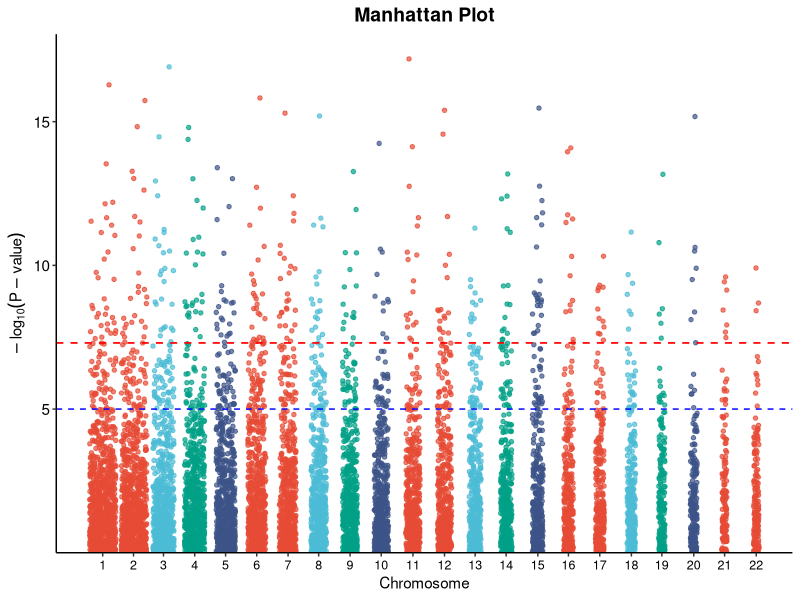
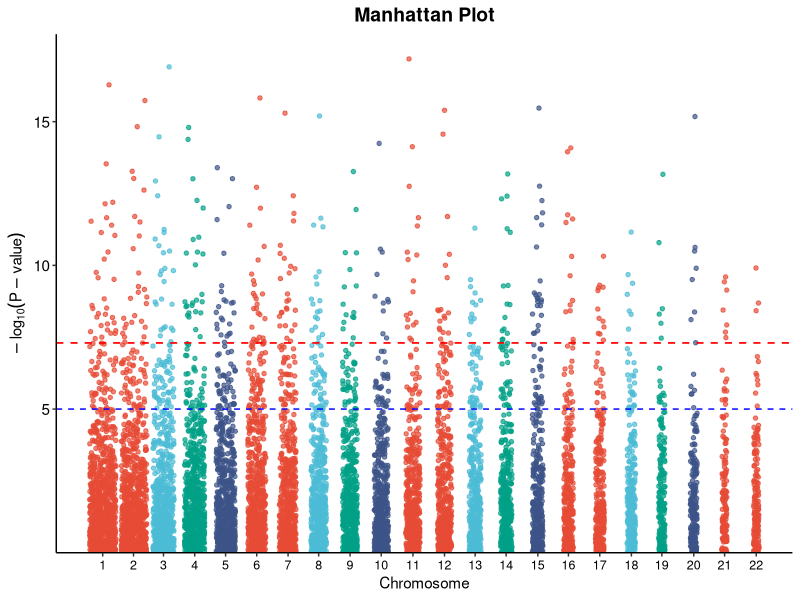
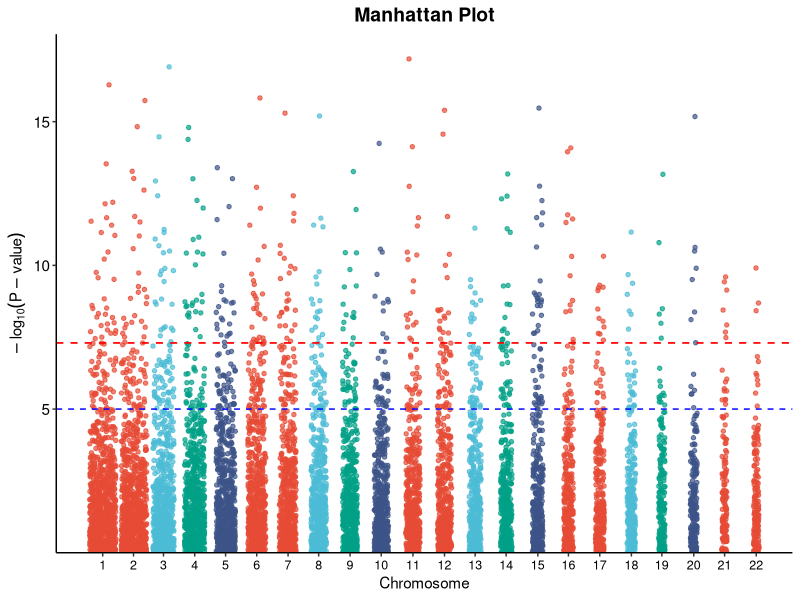
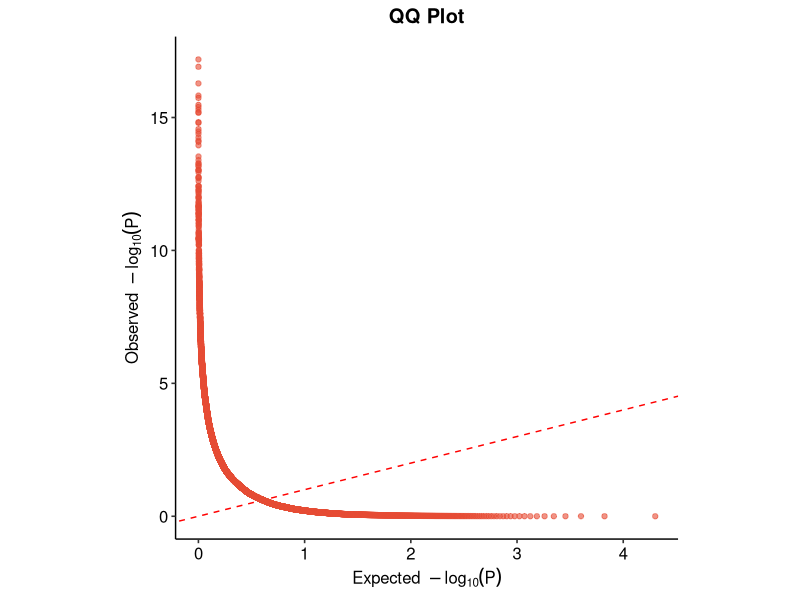
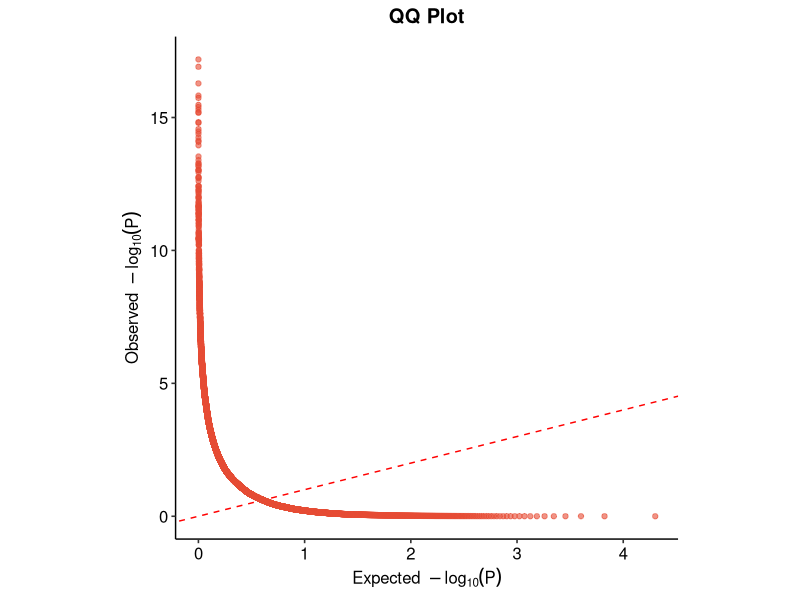
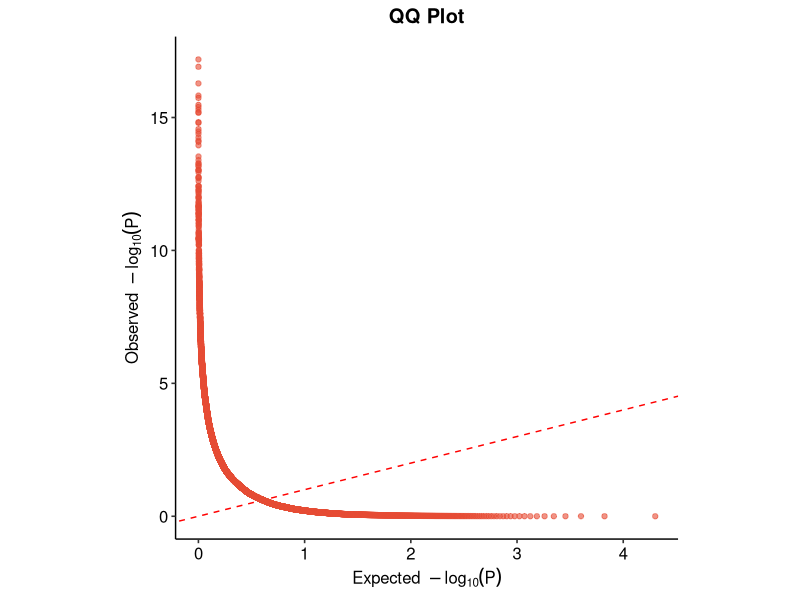

Write the R code that produced these figures, in order.
# ============================================================
# BioViz Pro - GWAS Manhattan 图模板
# 用途：展示全基因组关联分析结果
# ============================================================

library(ggplot2)
library(ggsci)
library(ggpubr)
library(svglite)
library(dplyr)

# 发表级保存函数
save_publication_figure <- function(plot_obj, filename, width = 12, height = 5, 
                                     dpi = 300, output_dir = "figures") {
  if (!dir.exists(output_dir)) dir.create(output_dir, recursive = TRUE)
  ggsave(file.path(output_dir, paste0(filename, ".svg")),
         plot_obj, width = width, height = height, device = svglite::svglite)
  ggsave(file.path(output_dir, paste0(filename, ".png")),
         plot_obj, width = width, height = height, dpi = dpi, bg = "white")
  ggsave(file.path(output_dir, paste0(filename, ".pdf")),
         plot_obj, width = width, height = height, device = cairo_pdf)
  message(paste0("✅ 图形已保存: ", output_dir, "/", filename))
}

# 模拟 GWAS 数据
set.seed(42)
n_snps <- 10000
chr_sizes <- c(250, 243, 200, 191, 182, 171, 159, 146, 140, 135,
               135, 134, 115, 107, 102, 90, 83, 80, 59, 64, 47, 51)

gwas_data <- data.frame(
  CHR = rep(1:22, times = round(n_snps * chr_sizes / sum(chr_sizes)))
)
gwas_data <- gwas_data[1:n_snps, , drop = FALSE]
gwas_data$BP <- unlist(lapply(1:22, function(chr) {
  n <- sum(gwas_data$CHR == chr)
  sort(sample(1:(chr_sizes[chr] * 1e6), n))
}))
gwas_data$P <- runif(n_snps)^5  # 大多数不显著
# 添加一些显著位点
sig_idx <- sample(1:n_snps, 50)
gwas_data$P[sig_idx] <- 10^(-runif(50, 5, 12))
gwas_data$SNP <- paste0("rs", 1:n_snps)

# 计算绘图位置
gwas_data <- gwas_data %>%
  group_by(CHR) %>%
  mutate(BP_cum = BP + (CHR - 1) * 3e8) %>%
  ungroup()

# 染色体中心位置（用于x轴标签）
axis_df <- gwas_data %>%
  group_by(CHR) %>%
  summarize(center = mean(BP_cum))

# 显著性阈值
sig_threshold <- 5e-8
suggestive_threshold <- 1e-5

# 配色
chr_colors <- rep(c(pal_npg()(1), pal_npg()(4)), 11)

# Manhattan 图
manhattan_plot <- ggplot(gwas_data, aes(x = BP_cum, y = -log10(P), color = factor(CHR))) +
  geom_point(alpha = 0.7, size = 1.2) +
  scale_color_manual(values = chr_colors, guide = "none") +
  scale_x_continuous(breaks = axis_df$center, labels = axis_df$CHR) +
  scale_y_continuous(expand = expansion(mult = c(0, 0.05))) +
  geom_hline(yintercept = -log10(sig_threshold), color = "red", 
             linetype = "dashed", linewidth = 0.6) +
  geom_hline(yintercept = -log10(suggestive_threshold), color = "blue", 
             linetype = "dashed", linewidth = 0.5) +
  labs(title = "Manhattan Plot",
       x = "Chromosome", y = expression(-log[10](P-value))) +
  theme_pubr(base_size = 11) +
  theme(plot.title = element_text(hjust = 0.5, face = "bold", size = 14),
        axis.text.x = element_text(size = 9),
        panel.grid.major.x = element_blank())

save_publication_figure(manhattan_plot, "manhattan_plot", width = 14, height = 5)

# ============ QQ Plot ============
observed <- sort(-log10(gwas_data$P))
expected <- -log10(ppoints(length(observed)))
qq_data <- data.frame(Expected = expected, Observed = observed)

qq_plot <- ggplot(qq_data, aes(x = Expected, y = Observed)) +
  geom_abline(slope = 1, intercept = 0, color = "red", linetype = "dashed") +
  geom_point(color = pal_npg()(1), alpha = 0.6, size = 1.5) +
  labs(title = "QQ Plot",
       x = expression(Expected~~-log[10](P)),
       y = expression(Observed~~-log[10](P))) +
  theme_pubr(base_size = 12) +
  theme(plot.title = element_text(hjust = 0.5, face = "bold"),
        aspect.ratio = 1)

save_publication_figure(qq_plot, "qq_plot", width = 6, height = 6)

message("
╔════════════════════════════════════════════════════════════╗
║  GWAS 图绑制完成！                                         ║
║  - manhattan_plot: Manhattan图                             ║
║  - qq_plot: QQ图                                           ║
╚════════════════════════════════════════════════════════════╝
")
